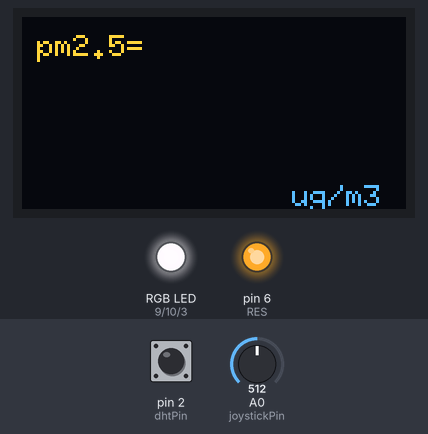
Bench run of a sketch on a simulated Arduino Uno, built with avr-gcc and run on an emulated ATmega328P. Parts: 128×64 one-colour display, an RGB LED mixed from three pins (HIGH = lit), output pins drawn as LEDs (lit = HIGH). Inputs (shaded band) come from the test bench; at power-on: A0 (joystickPin) = 512, pin 2 (dhtPin) HIGH. The OLED is the two-colour kind (top 16 rows yellow); pins used as bus, display or sensor lines are not drawn; what the sketch prints to the serial monitor is not drawn.

Above: at 1.5 s.
1.6 s: A0 (joystickPin) set to 613
3.1 s: A0 (joystickPin) set to 633
At 6.21 s:
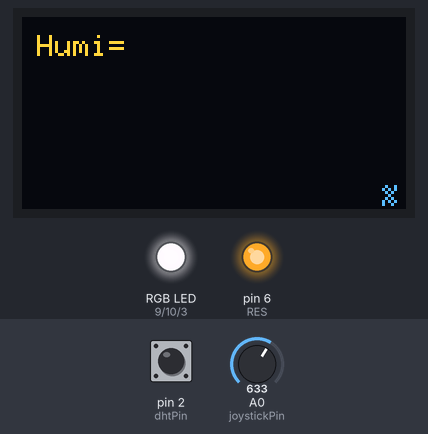
7.7 s: A0 (joystickPin) set to 511
At 8.05 s:
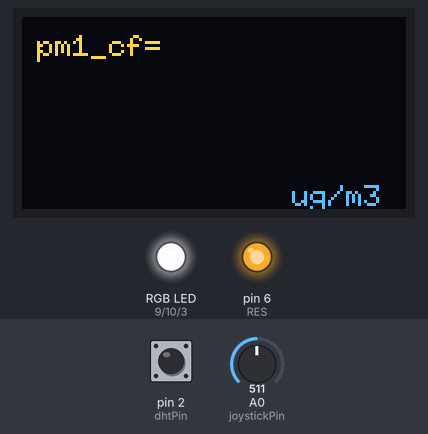
9.2 s: A0 (joystickPin) set to 716
At 10.2 s:
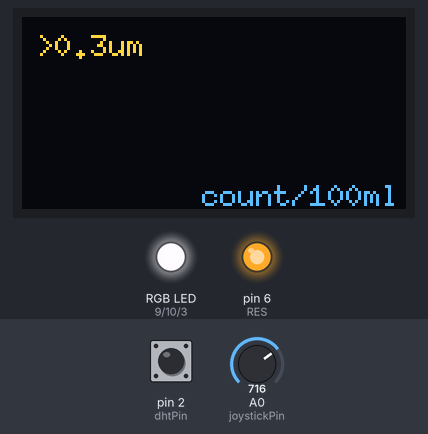
Timing chart, 0 to 12.2 s (numbered marks = the images above; inputs shaded):
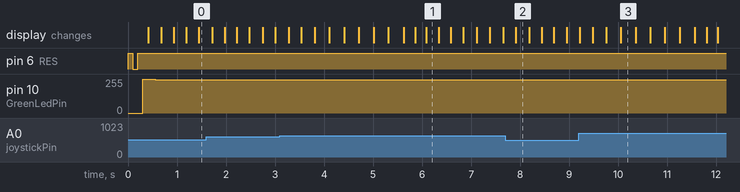

Measured:
- the behaviour switches between 619 and 620 on A0 (joystickPin) (found by bisection; images 0 and 1)

The sketch:

Iris_PM25_Detector.ino
```cpp
/*********************************************************************
  Editor: WangYi
  E-Mail: puppywang@gmail.com
  Date:   2015-12-28
  Version: V1.0
  Description
   PM2.5 sensor code for Iris

*********************************************************************/

#include "U8glib.h"
#include <SoftwareSerial.h>

#define joystickPin 0
#define dhtPin 2 //DHT PIN2
#define RES 6    //LED reset pin PIN6
#define DC 7     //LED DC pin PIN3
#define sensorSetPin 4 // PM2.5 Sensor RX PIN4

#define RedLedPin 9
#define GreenLedPin 10
#define BlueLedPin  3

// how many timing transitions we need to keep track of. 2 * number bits + extra
#define MAXTIMINGS 85

#define DHT11 11
#define DHT22 22
#define DHT21 21
#define AM2301 21
#define dhtPin 2
#define dhtType DHT11
#define dhtCount 6

unsigned long _lastreadtime;
boolean firstreading;
uint8_t data[6];
boolean joystickChange;
uint8_t draw_state = 0;
boolean show_color = true;

U8GLIB_SSD1306_128X64 u8g(U8G_I2C_OPT_NONE);
SoftwareSerial sensorSerial(8, 11); // RX, TX

/*********************************************************************
  DHT Initialization
*********************************************************************/
void dhtBegin(void) {
  // set up the pins!
  pinMode(dhtPin, INPUT);
  digitalWrite(dhtPin, HIGH);
  _lastreadtime = 0;
  firstreading = true;
}

/*********************************************************************
  LED Screen Initialization
*********************************************************************/
void ledBegin(void) {
  pinMode(DC, OUTPUT);
  digitalWrite(DC, LOW);            //DC=0
  pinMode(RES, OUTPUT);
  digitalWrite(RES, HIGH);   delay(100);
  digitalWrite(RES, LOW);    delay(100);
  digitalWrite(RES, HIGH);   delay(100);
}

/*********************************************************************
  private
  DHT read date
*********************************************************************/
boolean dhtRead(void) {
  uint8_t laststate = HIGH;
  uint8_t counter = 0;
  uint8_t j = 0, i;
  unsigned long currenttime;

  digitalWrite(dhtPin, HIGH);

  currenttime = millis();
  if (currenttime < _lastreadtime) {
    // ie there was a rollover
    _lastreadtime = 0;
  }
  if (!firstreading && ((currenttime - _lastreadtime) < 2000)) {
    return true; // return last correct measurement
  }
  firstreading = false;
  /*
    Serial.print("Currtime: "); Serial.print(currenttime);
    Serial.print(" Lasttime: "); Serial.print(_lastreadtime);
  */
  _lastreadtime = millis();

  data[0] = data[1] = data[2] = data[3] = data[4] = 0;

  // now pull it low for ~20 milliseconds
  pinMode(dhtPin, OUTPUT);
  digitalWrite(dhtPin, LOW);
  delay(20);
  cli();
  digitalWrite(dhtPin, HIGH);
  delayMicroseconds(40);
  pinMode(dhtPin, INPUT);

  // read in timings
  for ( i = 0; i < MAXTIMINGS; i++) {
    counter = 0;
    while (digitalRead(dhtPin) == laststate) {
      counter++;
      delayMicroseconds(1);
      if (counter == 255) {
        break;
      }
    }
    laststate = digitalRead(dhtPin);
    if (counter == 255) break;
    // ignore first 3 transitions
    if ((i >= 4) && (i % 2 == 0)) {
      // shove each bit into the storage bytes
      data[j / 8] <<= 1;
      if (counter > dhtCount)
        data[j / 8] |= 1;
      j++;
    }
  }
  sei();
  // check we read 40 bits and that the checksum matches
  if ((j >= 40) &&
      (data[4] == ((data[0] + data[1] + data[2] + data[3]) & 0xFF)) ) {
    return true;
  }
  return false;
}

/*********************************************************************
  Return the value of Temperature
  boolean S : Scale.  True == Farenheit; False == Celcius
*********************************************************************/
float readTemperature() {
  float f;

  if (dhtRead()) {
    switch (dhtType) {
      case DHT11:
        f = data[2];

        return f;
      case DHT22:
      case DHT21:
        f = data[2] & 0x7F;
        f *= 0xff;
        f += data[3];
        f /= 10;
        if (data[2] & 0x80) {
          f *= -1;
        }

        return f;
    }
  }
  Serial.print("Read fail");
  return NAN;
}

/*********************************************************************
  Return the value of Humidity
  value: 0-100%
*********************************************************************/
float readHumidity(void) {
  float f;
  if (dhtRead()) {
    switch (dhtType) {
      case DHT11:
        f = data[0];
        return f;
      case DHT22:
      case DHT21:
        f = data[0];
        f *= 0xff;
        f += data[1];
        f /= 10;
        return f;
    }
  }
  Serial.print("Read fail");
  return NAN;
}

/*********************************************************************
  Return the state of Joystick
  value 1: right
      2: up
      3: left
      4: down
      5: push
*********************************************************************/
int readJoystick(void) {
  int key_value = 0;
  int stickRaw = analogRead(joystickPin);
  static int keyValueLast = 0;
  if (stickRaw < 70)
    key_value = 1; //right
  else if (70 <= stickRaw && stickRaw < 235)
    key_value = 5; //push
  else if (235 <= stickRaw && stickRaw < 420)
    key_value = 2; //up
  else if (420 <= stickRaw && stickRaw < 620)
    key_value = 3; //left
  else if (620 <= stickRaw && stickRaw < 900)
    key_value = 4; //dowm
  else
    key_value = 0;
  if (keyValueLast != key_value) {
    joystickChange = true;
    keyValueLast = key_value;
  }
  return key_value;
}

void u8g_prepare(void) {
  u8g.setFont(u8g_font_6x10);
  u8g.setFontRefHeightExtendedText();
  u8g.setDefaultForegroundColor();
  u8g.setFontPosTop();
}

int pm25_value = 0;
int pm25_cf_value = 0;
int pm1_value = 0;
int pm1_cf_value = 0;
int pm10_value = 0;
int pm10_cf_value = 0;
int count_03_um = 0;
int count_05_um = 0;
int count_10_um = 0;
int count_25_um = 0;
int count_50_um = 0;
int count_100_um = 0;


void u8g_drawxyz(int value) {
  // 变量xyz被拆分并分为3个值分别显示
  int v = value / 10000;
  value -= v * 10000;
  int w = value / 1000;
  value -= w * 1000;
  int x = value / 100;
  value -= x * 100;
  int y = value / 10;
  value -= y * 10;
  int z = value;

  char s_v[2] = " ";
  char s_w[2] = " ";
  char s_x[2] = " ";
  char s_y[2] = " ";
  char s_z[2] = " ";

  s_v[0] = v + 48;
  s_w[0] = w + 48;
  s_x[0] = x + 48;
  s_y[0] = y + 48;
  s_z[0] = z + 48;

  u8g.setScale2x2();//大字体
  boolean first_digit = true;
  if (v > 0) {
    u8g.drawStr(10, 12, s_v);
    first_digit = false;
  }
  if (!first_digit || w > 0) {
    u8g.drawStr(20, 12, s_w);
    first_digit = false;
  }
  if (!first_digit || x > 0) {
    u8g.drawStr(30, 12, s_x);
    first_digit = false;
  }
  if (!first_digit || y > 0) {
    u8g.drawStr(40, 12, s_y);
    first_digit = false;
  }
  if (!first_digit || z > 0) {
    u8g.drawStr(50, 12, s_z);
    first_digit = false;
  }
  u8g.undoScale();
}

//读取PMS1003的数据。并根据通信协议转化成有效的值。
void ProcessSerialData()
{
  uint8_t one_readout = 0;
  uint8_t i = 0;
  uint8_t readout_bit[32] = {0};
  int checksum = 0;

  while (sensorSerial.available() > 0)
  {
    Serial.println("Begin Read PM2.5 Sensor...");
    // Base on the protocol of Plantower PMS1003
    one_readout = sensorSerial.read();
    if (one_readout == 0x42) // head1 ok
    {
      readout_bit[0] = one_readout;
      one_readout = sensorSerial.read();
      if (one_readout == 0x4d) // head2 ok
      {
        readout_bit[1] = one_readout;
        checksum = 0x42 + 0x4d;
        for (int i = 2; i < 30; i++) //data recv and crc calc
        {
          readout_bit[i] = sensorSerial.read();
          checksum += readout_bit[i];
        }
        readout_bit[30] = sensorSerial.read();
        readout_bit[31] = sensorSerial.read();
        Serial.println();
        Serial.print(checksum);
        Serial.print("  ");
        Serial.println(readout_bit[30] * 0x100 + readout_bit[31]);
        if (checksum == readout_bit[30] * 0x100 + readout_bit[31]) //crc ok
        {
          Serial.println("Done PM2.5 Readout~");
          Serial.flush();
          pm1_value = readout_bit[10] * 256 + readout_bit[11];
          pm25_value = readout_bit[12] * 256 + readout_bit[13];
          pm10_value = readout_bit[14] * 256 + readout_bit[15];
          pm1_cf_value = readout_bit[4] * 256 + readout_bit[5];
          pm25_cf_value = readout_bit[6] * 256 + readout_bit[7];
          pm10_cf_value = readout_bit[8] * 256 + readout_bit[9];
          count_03_um = readout_bit[16] * 256 + readout_bit[17];
          count_05_um = readout_bit[18] * 256 + readout_bit[19];
          count_10_um = readout_bit[20] * 256 + readout_bit[21];
          count_25_um = readout_bit[22] * 0xff + readout_bit[23];
          count_50_um = readout_bit[24] * 256 + readout_bit[25];
          count_100_um = readout_bit[26] * 256 + readout_bit[27];
          return;
        }
      }
    }
  }
}

void setup() {
  ledBegin();
  dhtBegin();
  u8g.setColorIndex(1);             //displayMode : u8g_MODE_BW

  // Setup PM2.5 Sensor
  Serial.begin(9600);
  sensorSerial.begin(9600);

  // SET PIN = 1, WORKING
  pinMode(sensorSetPin, OUTPUT);
  digitalWrite(sensorSetPin, HIGH);

  analogWrite(RedLedPin, 255);
  analogWrite(GreenLedPin, 255);
  analogWrite(BlueLedPin, 255);
}

void loop() {
  u8g.firstPage();
  ProcessSerialData();
  do {
    draw();
  }
  while (u8g.nextPage());

  // rebuild the picture after some delay
  delay(150);
  int joy_stick = readJoystick();
  // Next state
  if (joy_stick == 1 || joy_stick == 4) {
    draw_state++;
  } else if (joy_stick == 2 || joy_stick == 3) {
    draw_state--;
    if (draw_state < 0) {
      draw_state += 14;
    }
  } else if (joy_stick == 5) {
    show_color = !show_color;
  }
  draw_state = draw_state % 14;
  if (show_color) {
    if (pm25_value < 80) {
      analogWrite(RedLedPin, 255);
      analogWrite(GreenLedPin, 250);
      analogWrite(BlueLedPin, 255);
    } else if (pm25_value < 160) {
      analogWrite(RedLedPin, 250);
      analogWrite(GreenLedPin, 250);
      analogWrite(BlueLedPin, 255);
    } else {
      analogWrite(RedLedPin, 250);
      analogWrite(GreenLedPin, 255);
      analogWrite(BlueLedPin, 255);
    }
  } else {
    analogWrite(RedLedPin, 255);
    analogWrite(GreenLedPin, 255);
    analogWrite(BlueLedPin, 255);
  }
}

void draw (void) {
  u8g_prepare();
  switch (draw_state) {
    case 0: {
        u8g.drawStr(5, 5, "pm2.5=");
        u8g.drawStr(90, 55, "ug/m3");
        u8g_drawxyz(pm25_value);
        break;
      }
    case 1: {
        u8g.drawStr(5, 5, "pm1=");
        u8g.drawStr(90, 55, "ug/m3");
        u8g_drawxyz(pm1_value);
        break;
      }
    case 2: {
        u8g.drawStr(5, 5, "pm10=");
        u8g.drawStr(90, 55, "ug/m3");
        u8g_drawxyz(pm10_value);
        break;
      }
    case 3: {
        u8g.drawStr(5, 5, "pm2.5_cf=");
        u8g.drawStr(90, 55, "ug/m3");
        u8g_drawxyz(pm25_cf_value);
        break;
      }
    case 4: {
        u8g.drawStr(5, 5, "pm1_cf=");
        u8g.drawStr(90, 55, "ug/m3");
        u8g_drawxyz(pm1_cf_value);
        break;
      }
    case 5: {
        u8g.drawStr(5, 5, "pm10_cf=");
        u8g.drawStr(90, 55, "ug/m3");
        u8g_drawxyz(pm10_cf_value);
        break;
      }
    case 6: {
        u8g.drawStr(5, 5, ">0.3um");
        u8g.drawStr(60, 55, "count/100ml");
        u8g_drawxyz(count_03_um);
        break;
      }
    case 7: {
        u8g.drawStr(5, 5, ">0.5um");
        u8g.drawStr(60, 55, "count/100ml");
        u8g_drawxyz(count_05_um);
        break;
      }
    case 8: {
        u8g.drawStr(5, 5, ">1.0um");
        u8g.drawStr(60, 55, "count/100ml");
        u8g_drawxyz(count_10_um);
        break;
      }
    case 9: {
        u8g.drawStr(5, 5, ">2.5um");
        u8g.drawStr(60, 55, "count/100ml");
        u8g_drawxyz(count_25_um);
        break;
      }
    case 10: {
        u8g.drawStr(5, 5, ">5.0um");
        u8g.drawStr(60, 55, "count/100ml");
        u8g_drawxyz(count_50_um);
        break;
      }
    case 11: {
        u8g.drawStr(5, 5, ">10.0um");
        u8g.drawStr(60, 55, "count/100ml");
        u8g_drawxyz(count_100_um);
        break;
      }
    case 12: {
        u8g.drawStr(5, 5, "Temp=");
        u8g.drawStr(120, 55, "C");
        u8g_drawxyz(readTemperature());
        break;
      }
    case 13: {
        u8g.drawStr(5, 5, "Humi=");
        u8g.drawStr(120, 55, "%");
        u8g_drawxyz(readHumidity());
        break;
      }
  }
}
```
